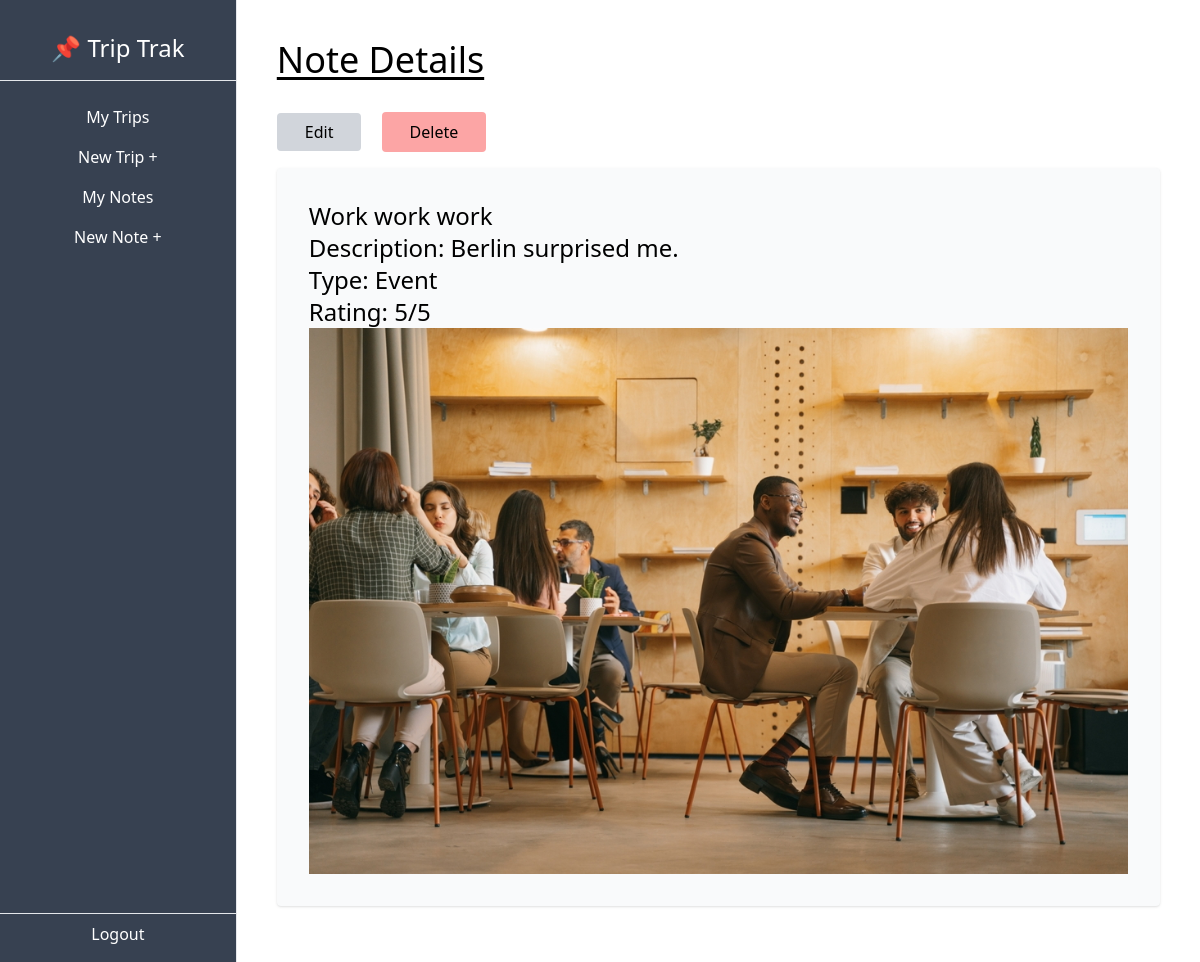
/dashboard/note/3, run on the app's committed database.
### trips/models.py (models this page shows, shortened)
class Note(models.Model):
    TRIP_TYPES = (
        ('event', 'Event'),
        ('retreat', 'Retreat'),
        ('family', 'Family'),
    )
    trip = models.ForeignKey(Trip, on_delete=models.CASCADE, related_name='notes')
    title = models.CharField(max_length=100)
    description = models.TextField()
    type = models.CharField(max_length=10, choices=TRIP_TYPES)
    rating = models.PositiveSmallIntegerField(default=1, validators=[MaxValueValidator(5)])
    img = models.ImageField(upload_to='notes', blank=True, null=True)

### trips/views.py (the view)
# urls.py: path('dashboard/note/<int:pk>', views.NoteDetailView.as_view(), name='note-detail'),
class NoteDetailView(DetailView):
    model = Note

### trips/templates/trips/note_detail.html (shortened to what this page needs)
{% extends 'trips/_base.html' %}
{% block content %}
<h1 class="text-4xl underline underline-offset-4 mb-8">Note Details</h1>
    <a class="px-7 py-2 bg-gray-300 rounded md:mr-4 hover:bg-gray-200" href="{% url 'note-update' note.pk %}">Edit</a>
    <form class="inline" action="{% url 'note-delete' note.pk %}" method="POST">
        <input type="submit" class="px-7 py-2 bg-red-300 rounded hover:bg-red-200 hover:cursor-pointer" value="Delete" />
    </form>
    <div class="bg-gray-50 p-8 rounded shadow my-4">
        <p class="text-2xl">{{ note.title }}</p>
        <p class="text-2xl">Description: {{ note.description }}</p>
        <p class="text-2xl">Type: {{ note.type|title }}</p>
        <p class="text-2xl">Rating: {{ note.rating }}/5</p>
        <img src="{{note.img.url}}" alt="{{note.title}}">
    </div>
{% endblock content %}

### data on the page
Note: title "Work work work", description "Berlin surprised me.", type "Event", rating "5", img (picture)
